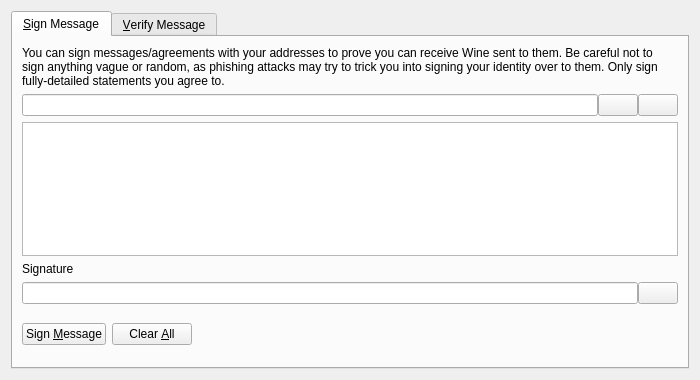
<?xml version="1.0" encoding="UTF-8"?>
<ui version="4.0">
 <class>SignVerifyMessageDialog</class>
 <widget class="QDialog" name="SignVerifyMessageDialog">
  <property name="geometry">
   <rect>
    <x>0</x>
    <y>0</y>
    <width>700</width>
    <height>380</height>
   </rect>
  </property>
  <property name="windowTitle">
   <string>Signatures - Sign / Verify a Message</string>
  </property>
  <property name="modal">
   <bool>true</bool>
  </property>
  <layout class="QVBoxLayout" name="verticalLayout">
   <item>
    <widget class="QTabWidget" name="tabWidget">
     <property name="currentIndex">
      <number>0</number>
     </property>
     <widget class="QWidget" name="tabSignMessage">
      <attribute name="title">
       <string>&amp;Sign Message</string>
      </attribute>
      <layout class="QVBoxLayout" name="verticalLayout_SM">
       <item>
        <widget class="QLabel" name="infoLabel_SM">
         <property name="text">
          <string>You can sign messages/agreements with your addresses to prove you can receive Wine sent to them. Be careful not to sign anything vague or random, as phishing attacks may try to trick you into signing your identity over to them. Only sign fully-detailed statements you agree to.</string>
         </property>
         <property name="textFormat">
          <enum>Qt::PlainText</enum>
         </property>
         <property name="wordWrap">
          <bool>true</bool>
         </property>
        </widget>
       </item>
       <item>
        <layout class="QHBoxLayout" name="horizontalLayout_1_SM">
         <property name="spacing">
          <number>0</number>
         </property>
         <item>
          <widget class="QValidatedLineEdit" name="addressIn_SM">
           <property name="toolTip">
            <string>The Wine address to sign the message with</string>
           </property>
          </widget>
         </item>
         <item>
          <widget class="QPushButton" name="addressBookButton_SM">
           <property name="toolTip">
            <string>Choose previously used address</string>
           </property>
           <property name="text">
            <string/>
           </property>
           <property name="shortcut">
            <string>Alt+A</string>
           </property>
           <property name="autoDefault">
            <bool>false</bool>
           </property>
          </widget>
         </item>
         <item>
          <widget class="QPushButton" name="pasteButton_SM">
           <property name="toolTip">
            <string>Paste address from clipboard</string>
           </property>
           <property name="text">
            <string/>
           </property>
           <property name="shortcut">
            <string>Alt+P</string>
           </property>
           <property name="autoDefault">
            <bool>false</bool>
           </property>
          </widget>
         </item>
        </layout>
       </item>
       <item>
        <widget class="QPlainTextEdit" name="messageIn_SM">
         <property name="toolTip">
          <string>Enter the message you want to sign here</string>
         </property>
        </widget>
       </item>
       <item>
        <widget class="QLabel" name="signatureLabel_SM">
         <property name="text">
          <string>Signature</string>
         </property>
         <property name="textFormat">
          <enum>Qt::PlainText</enum>
         </property>
        </widget>
       </item>
       <item>
        <layout class="QHBoxLayout" name="horizontalLayout_2_SM">
         <property name="spacing">
          <number>0</number>
         </property>
         <item>
          <widget class="QLineEdit" name="signatureOut_SM">
           <property name="font">
            <font>
             <italic>true</italic>
            </font>
           </property>
           <property name="readOnly">
            <bool>true</bool>
           </property>
          </widget>
         </item>
         <item>
          <widget class="QPushButton" name="copySignatureButton_SM">
           <property name="toolTip">
            <string>Copy the current signature to the system clipboard</string>
           </property>
           <property name="text">
            <string/>
           </property>
           <property name="autoDefault">
            <bool>false</bool>
           </property>
          </widget>
         </item>
        </layout>
       </item>
       <item>
        <layout class="QHBoxLayout" name="horizontalLayout_3_SM">
         <item>
          <widget class="QPushButton" name="signMessageButton_SM">
           <property name="toolTip">
            <string>Sign the message to prove you own this Wine address</string>
           </property>
           <property name="text">
            <string>Sign &amp;Message</string>
           </property>
           <property name="autoDefault">
            <bool>false</bool>
           </property>
          </widget>
         </item>
         <item>
          <widget class="QPushButton" name="clearButton_SM">
           <property name="toolTip">
            <string>Reset all sign message fields</string>
           </property>
           <property name="text">
            <string>Clear &amp;All</string>
           </property>
           <property name="autoDefault">
            <bool>false</bool>
           </property>
          </widget>
         </item>
         <item>
          <spacer name="horizontalSpacer_1_SM">
           <property name="orientation">
            <enum>Qt::Horizontal</enum>
           </property>
           <property name="sizeHint" stdset="0">
            <size>
             <width>40</width>
             <height>48</height>
            </size>
           </property>
          </spacer>
         </item>
         <item>
          <widget class="QLabel" name="statusLabel_SM">
           <property name="font">
            <font>
             <weight>75</weight>
             <bold>true</bold>
            </font>
           </property>
           <property name="text">
            <string/>
           </property>
           <property name="wordWrap">
            <bool>true</bool>
           </property>
          </widget>
         </item>
         <item>
          <spacer name="horizontalSpacer_2_SM">
           <property name="orientation">
            <enum>Qt::Horizontal</enum>
           </property>
           <property name="sizeHint" stdset="0">
            <size>
             <width>40</width>
             <height>48</height>
            </size>
           </property>
          </spacer>
         </item>
        </layout>
       </item>
      </layout>
     </widget>
     <widget class="QWidget" name="tabVerifyMessage">
      <attribute name="title">
       <string>&amp;Verify Message</string>
      </attribute>
      <layout class="QVBoxLayout" name="verticalLayout_VM">
       <item>
        <widget class="QLabel" name="infoLabel_VM">
         <property name="text">
          <string>Enter the receiver's address, message (ensure you copy line breaks, spaces, tabs, etc. exactly) and signature below to verify the message. Be careful not to read more into the signature than what is in the signed message itself, to avoid being tricked by a man-in-the-middle attack. Note that this only proves the signing party receives with the address, it cannot prove sendership of any transaction!</string>
         </property>
         <property name="textFormat">
          <enum>Qt::PlainText</enum>
         </property>
         <property name="alignment">
          <set>Qt::AlignLeading|Qt::AlignLeft|Qt::AlignTop</set>
         </property>
         <property name="wordWrap">
          <bool>true</bool>
         </property>
        </widget>
       </item>
       <item>
        <layout class="QHBoxLayout" name="horizontalLayout_1_VM">
         <property name="spacing">
          <number>0</number>
         </property>
         <item>
          <widget class="QValidatedLineEdit" name="addressIn_VM">
           <property name="toolTip">
            <string>The Wine address the message was signed with</string>
           </property>
          </widget>
         </item>
         <item>
          <widget class="QPushButton" name="addressBookButton_VM">
           <property name="toolTip">
            <string>Choose previously used address</string>
           </property>
           <property name="text">
            <string/>
           </property>
           <property name="shortcut">
            <string>Alt+A</string>
           </property>
           <property name="autoDefault">
            <bool>false</bool>
           </property>
          </widget>
         </item>
        </layout>
       </item>
       <item>
        <widget class="QPlainTextEdit" name="messageIn_VM"/>
       </item>
       <item>
        <widget class="QValidatedLineEdit" name="signatureIn_VM"/>
       </item>
       <item>
        <layout class="QHBoxLayout" name="horizontalLayout_2_VM">
         <item>
          <widget class="QPushButton" name="verifyMessageButton_VM">
           <property name="toolTip">
            <string>Verify the message to ensure it was signed with the specified Wine address</string>
           </property>
           <property name="text">
            <string>Verify &amp;Message</string>
           </property>
           <property name="autoDefault">
            <bool>false</bool>
           </property>
          </widget>
         </item>
         <item>
          <widget class="QPushButton" name="clearButton_VM">
           <property name="toolTip">
            <string>Reset all verify message fields</string>
           </property>
           <property name="text">
            <string>Clear &amp;All</string>
           </property>
           <property name="autoDefault">
            <bool>false</bool>
           </property>
          </widget>
         </item>
         <item>
          <spacer name="horizontalSpacer_1_VM">
           <property name="orientation">
            <enum>Qt::Horizontal</enum>
           </property>
           <property name="sizeHint" stdset="0">
            <size>
             <width>40</width>
             <height>48</height>
            </size>
           </property>
          </spacer>
         </item>
         <item>
          <widget class="QLabel" name="statusLabel_VM">
           <property name="font">
            <font>
             <weight>75</weight>
             <bold>true</bold>
            </font>
           </property>
           <property name="text">
            <string/>
           </property>
           <property name="wordWrap">
            <bool>true</bool>
           </property>
          </widget>
         </item>
         <item>
          <spacer name="horizontalSpacer_2_VM">
           <property name="orientation">
            <enum>Qt::Horizontal</enum>
           </property>
           <property name="sizeHint" stdset="0">
            <size>
             <width>40</width>
             <height>48</height>
            </size>
           </property>
          </spacer>
         </item>
        </layout>
       </item>
      </layout>
     </widget>
    </widget>
   </item>
  </layout>
 </widget>
 <customwidgets>
  <customwidget>
   <class>QValidatedLineEdit</class>
   <extends>QLineEdit</extends>
   <header>qvalidatedlineedit.h</header>
  </customwidget>
 </customwidgets>
 <resources>
  <include location="../wine.qrc"/>
 </resources>
 <connections/>
</ui>
